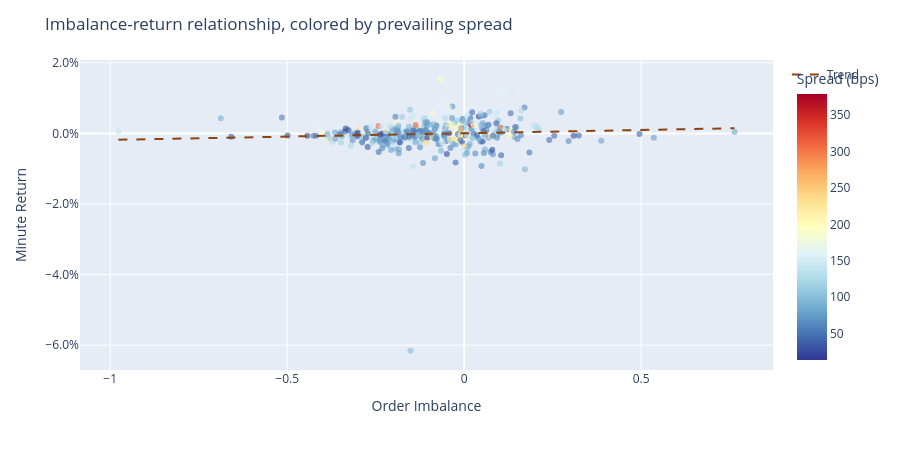

Notebook code cell kept with this figure:
### Markdown cell above
**Reading the panel**:

- **Top (Price)**: The crash unfolds - gap down at open, circuit breaker halt,
  continued selling, then stabilization
- **Middle (Imbalance)**: Red bars dominate early (sell pressure), more mixed later
- **Bottom (Spread)**: Spikes during price dislocations, narrows when calm

The three series are connected: when imbalance is strongly negative (selling),
price drops, and spreads widen as market makers retreat.

### Code cell
# Scatter: imbalance vs return
fig = px.scatter(
    minute_stats.to_pandas(),
    x="imbalance",
    y="return",
    color="avg_spread",
    color_continuous_scale="RdYlBu_r",
    opacity=0.6,
)

# Regression line
x = minute_stats["imbalance"].to_numpy()
y = minute_stats["return"].to_numpy()
mask = ~(np.isnan(x) | np.isnan(y))
if mask.sum() > 2:
    z = np.polyfit(x[mask], y[mask], 1)
    p = np.poly1d(z)
    x_line = np.linspace(x[mask].min(), x[mask].max(), 100)
    fig.add_trace(
        go.Scatter(
            x=x_line,
            y=p(x_line),
            mode="lines",
            name="Trend",
            line=dict(color=COLORS["warm"], width=2, dash="dash"),
        )
    )

fig.update_layout(
    title="Imbalance-return relationship, colored by prevailing spread",
    xaxis_title="Order Imbalance",
    yaxis_title="Minute Return",
    yaxis=dict(tickformat=".1%"),
    coloraxis_colorbar_title="Spread (bps)",
    height=450,
)

fig.show()

### Figure 1 — Plotly figure (JSON) as saved in the notebook; plotly's stock layout.template omitted (floating-point values rounded to 4 significant figures; data arrays with more than 128 entries replaced by an {"elided": "..."} marker saying what was removed)
{"data": [{"hovertemplate": "imbalance=%{x}<br>return=%{y}<br>avg_spread=%{marker.color}<extra></extra>", "legendgroup": "", "marker": {"color": {"elided": "376 float values"}, "coloraxis": "coloraxis", "opacity": 0.6, "symbol": "circle"}, "mode": "markers", "name": "", "orientation": "v", "showlegend": false, "type": "scatter", "x": {"elided": "376 float values"}, "xaxis": "x", "y": {"elided": "376 float values"}, "yaxis": "y"}, {"line": {"color": "#8B4513", "dash": "dash", "width": 2}, "mode": "lines", "name": "Trend", "type": "scatter", "x": [-0.9769, -0.9593, -0.9417, -0.9242, -0.9066, -0.889, -0.8714, -0.8538, -0.8362, -0.8186, -0.8011, -0.7835, -0.7659, -0.7483, -0.7307, -0.7131, -0.6956, -0.678, -0.6604, -0.6428, -0.6252, -0.6076, -0.5901, -0.5725, -0.5549, -0.5373, -0.5197, -0.5021, -0.4845, -0.467, -0.4494, -0.4318, -0.4142, -0.3966, -0.379, -0.3615, -0.3439, -0.3263, -0.3087, -0.2911, -0.2735, -0.256, -0.2384, -0.2208, -0.2032, -0.1856, -0.168, -0.1504, -0.1329, -0.1153, -0.09769, -0.08011, -0.06253, -0.04494, -0.02736, -0.009773, 0.007811, 0.0254, 0.04298, 0.06056, 0.07815, 0.09573, 0.1133, 0.1309, 0.1485, 0.1661, 0.1837, 0.2012, 0.2188, 0.2364, 0.254, 0.2716, 0.2892, 0.3067, 0.3243, 0.3419, 0.3595, 0.3771, 0.3947, 0.4122, 0.4298, 0.4474, 0.465, 0.4826, 0.5002, 0.5178, 0.5353, 0.5529, 0.5705, 0.5881, 0.6057, 0.6233, 0.6408, 0.6584, 0.676, 0.6936, 0.7112, 0.7288, 0.7463, 0.7639], "y": [-0.001799, -0.001766, -0.001733, -0.0017, -0.001667, -0.001634, -0.001601, -0.001568, -0.001535, -0.001502, -0.001469, -0.001436, -0.001403, -0.00137, -0.001337, -0.001304, -0.001271, -0.001238, -0.001205, -0.001172, -0.001139, -0.001106, -0.001073, -0.00104, -0.001007, -0.0009739, -0.0009409, -0.0009079, -0.0008749, -0.0008419, -0.0008089, -0.0007759, -0.0007429, -0.0007098, -0.0006768, -0.0006438, -0.0006108, -0.0005778, -0.0005448, -0.0005118, -0.0004788, -0.0004458, -0.0004128, -0.0003798, -0.0003468, -0.0003138, -0.0002808, -0.0002478, -0.0002148, -0.0001818, -0.0001487, -0.0001157, -8.273e-05, -4.973e-05, -1.672e-05, 1.628e-05, 4.929e-05, 8.229e-05, 0.0001153, 0.0001483, 0.0001813, 0.0002143, 0.0002473, 0.0002803, 0.0003133, 0.0003463, 0.0003793, 0.0004124, 0.0004454, 0.0004784, 0.0005114, 0.0005444, 0.0005774, 0.0006104, 0.0006434, 0.0006764, 0.0007094, 0.0007424, 0.0007754, 0.0008084, 0.0008414, 0.0008744, 0.0009074, 0.0009404, 0.0009735, 0.001006, 0.001039, 0.001072, 0.001105, 0.001138, 0.001171, 0.001204, 0.001237, 0.001271, 0.001304, 0.001337, 0.00137, 0.001403, 0.001436, 0.001469]}], "layout": {"coloraxis": {"colorbar": {"title": {"text": "Spread (bps)"}}, "colorscale": [[0.0, "rgb(49,54,149)"], [0.1, "rgb(69,117,180)"], [0.2, "rgb(116,173,209)"], [0.3, "rgb(171,217,233)"], [0.4, "rgb(224,243,248)"], [0.5, "rgb(255,255,191)"], [0.6, "rgb(254,224,144)"], [0.7, "rgb(253,174,97)"], [0.8, "rgb(244,109,67)"], [0.9, "rgb(215,48,39)"], [1.0, "rgb(165,0,38)"]]}, "height": 450, "legend": {"tracegroupgap": 0}, "margin": {"t": 60}, "title": {"text": "Imbalance-return relationship, colored by prevailing spread"}, "xaxis": {"anchor": "y", "domain": [0.0, 1.0], "title": {"text": "Order Imbalance"}}, "yaxis": {"anchor": "x", "domain": [0.0, 1.0], "tickformat": ".1%", "title": {"text": "Minute Return"}}}}
